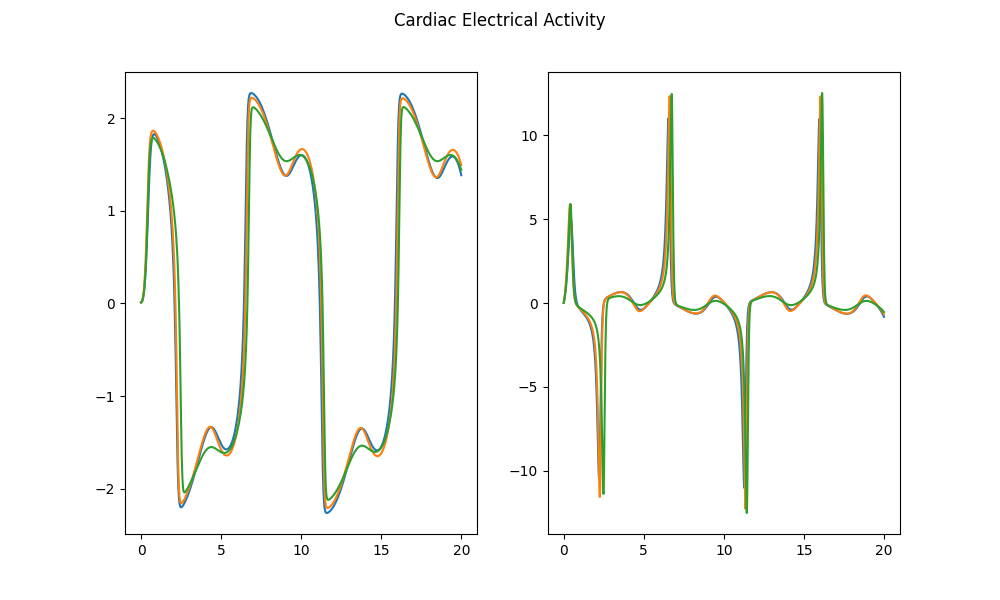

Python code for this plot:
import copy
import numpy as np
from scipy.integrate import odeint, DOP853, RK45
import matplotlib.pyplot as plt

from ODEmethods.methods import rk_methods, sym_methods
from ODEmethods.rungekutta import RKMethod 
from ODEmethods.symplectic import SymIntegrator

def cardio(t, y, par):
    # Siroos Nazari
    d1, d2, d3 = par[0] 
    c1, c2, c3 = par[1]
    r35, r13, r15 = par[2]
    r31, r51, r53 = par[3]
    a1, a2, a3, w = par[4]
    # SA
    dy1 = y[1]
    dy2 = -d1*(y[0]**2.-1.)*y[1] - c1*y[0] + a1*np.cos(w*t) + r13*(y[0]-y[2]) + r15*(y[0]-y[4])
    # AV
    dy3 = y[3]
    dy4 = -d2*(y[2]**2.-1.)*y[3] - c2*y[2] + a2*np.cos(w*t) + r31*(y[2]-y[0]) + r35*(y[2]-y[4])
    # HP
    dy5 = y[5]
    dy6 = -d3*(y[4]**2.-1.)*y[5] - c3*y[4] + a3*np.cos(w*t) + r51*(y[4]-y[0]) + r53*(y[4]-y[2])
    return [dy1, dy2, dy3, dy4, dy5, dy6]

par = [
    [5., 6., 7.],
    [1.7, 1.7, 1.7],
    [1., 1., 1.],
    [0.0001, 0.0002, 0.0003],
    [5., 6., 4., 2.002],
]
y0 = np.ones(6)*0.01

sct = np.linspace(0., 20., 1000)
sc = odeint(cardio, t=sct, y0=y0, args=(par,), tfirst=True)

fig, axs = plt.subplots(1, 2)
plt.suptitle("Cardiac Electrical Activity")
fig.set_size_inches(10, 6)

axs[0].plot(sct, sc[:,0])
axs[0].plot(sct, sc[:,2])
axs[0].plot(sct, sc[:,4])

axs[1].plot(sct, sc[:,1])
axs[1].plot(sct, sc[:,3])
axs[1].plot(sct, sc[:,5])

plt.savefig("cardio_EA.png")
plt.close()